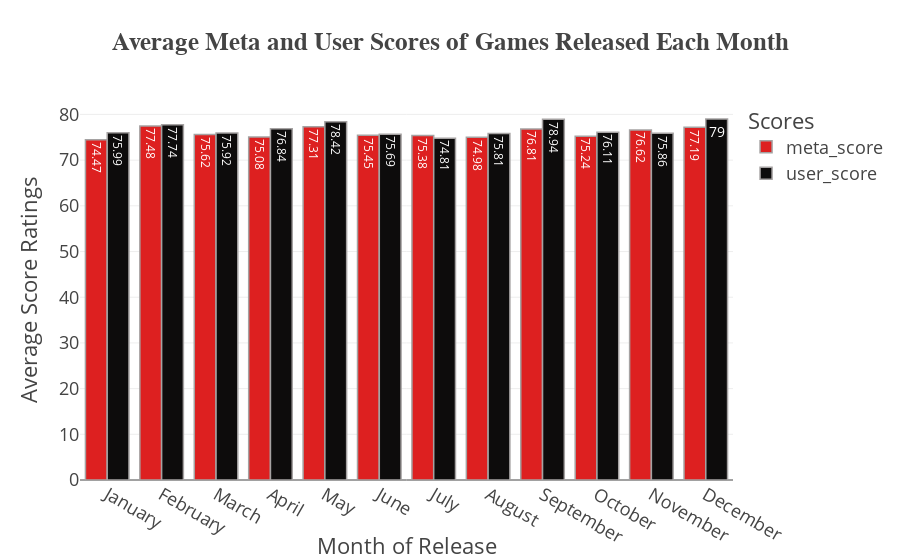

This figure's notebook cell:
### Code cell
#Let's visualize the average meta_score & user_score ratings for games released every month

df_scoresmonth=df.groupby(['month_added','month_name_added'], as_index=False)[['meta_score','user_score']].mean().sort_values(by='month_added', ascending=True)

#Since user_score is in different scales, lets equalize it in the scale of 100 as meta_score and round off both into 2 decimal places

df_scoresmonth['meta_score'] = (df_scoresmonth['meta_score']).round(2)
df_scoresmonth['user_score'] = (df_scoresmonth['user_score'] * 10).round(2)

fig8 = px.histogram(df_scoresmonth, x='month_name_added', y=['meta_score','user_score'], text_auto=True, template="presentation", color_discrete_sequence=['#dd2020', '#0d0c0c'], barmode='group', labels={"variable":"Scores", "month_name_added":"Month of Release"}, title='<b>Average Meta and User Scores of Games Released Each Month</b>')
fig8.update_traces(marker_line_color='#a5a2a2', marker_line_width=1.5)
fig8.update_layout(title_font_family="Sans-serif", title_font_size=25, yaxis_title="Average Score Ratings")
fig8.show()

### Figure 1 — Plotly figure (JSON) as saved in the notebook; plotly's stock layout.template omitted (floating-point values rounded to 4 significant figures)
{"data": [{"alignmentgroup": "True", "bingroup": "x", "histfunc": "sum", "hovertemplate": "Scores=meta_score<br>Month of Release=%{x}<br>sum of value=%{y}<extra></extra>", "legendgroup": "meta_score", "marker": {"color": "#dd2020", "line": {"color": "#a5a2a2", "width": 1.5}, "pattern": {"shape": ""}}, "name": "meta_score", "offsetgroup": "meta_score", "orientation": "v", "showlegend": true, "texttemplate": "%{value}", "type": "histogram", "x": ["January", "February", "March", "April", "May", "June", "July", "August", "September", "October", "November", "December"], "xaxis": "x", "y": [74.47, 77.48, 75.62, 75.08, 77.31, 75.45, 75.38, 74.98, 76.81, 75.24, 76.62, 77.19], "yaxis": "y"}, {"alignmentgroup": "True", "bingroup": "x", "histfunc": "sum", "hovertemplate": "Scores=user_score<br>Month of Release=%{x}<br>sum of value=%{y}<extra></extra>", "legendgroup": "user_score", "marker": {"color": "#0d0c0c", "line": {"color": "#a5a2a2", "width": 1.5}, "pattern": {"shape": ""}}, "name": "user_score", "offsetgroup": "user_score", "orientation": "v", "showlegend": true, "texttemplate": "%{value}", "type": "histogram", "x": ["January", "February", "March", "April", "May", "June", "July", "August", "September", "October", "November", "December"], "xaxis": "x", "y": [75.99, 77.74, 75.92, 76.84, 78.42, 75.69, 74.81, 75.81, 78.94, 76.11, 75.86, 79], "yaxis": "y"}], "layout": {"barmode": "group", "legend": {"title": {"text": "Scores"}, "tracegroupgap": 0}, "title": {"font": {"family": "Sans-serif", "size": 25}, "text": "<b>Average Meta and User Scores of Games Released Each Month</b>"}, "xaxis": {"anchor": "y", "domain": [0, 1], "title": {"text": "Month of Release"}}, "yaxis": {"anchor": "x", "domain": [0, 1], "title": {"text": "Average Score Ratings"}}}}
